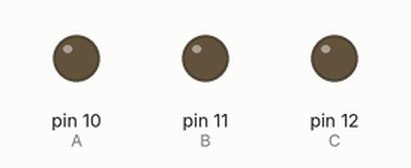
Bench run of a sketch on a simulated Arduino Uno, built with avr-gcc and run on an emulated ATmega328P. Shown: output pins drawn as LEDs (lit = HIGH).

Above: at 0.2 s.
At 1.2 s:
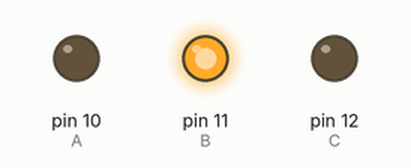
At 1.7 s:
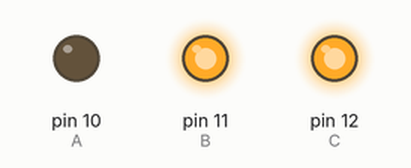
At 2.2 s:
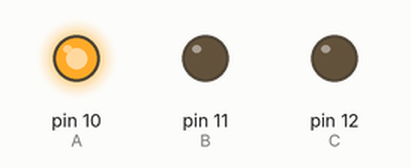
At 3.2 s:
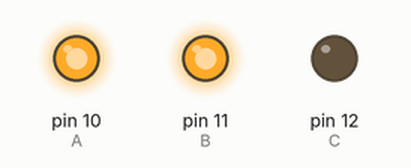
At 4.7 s:
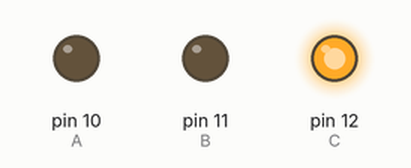
Timing chart, 0 to 5.2 s (numbered marks = the images above):
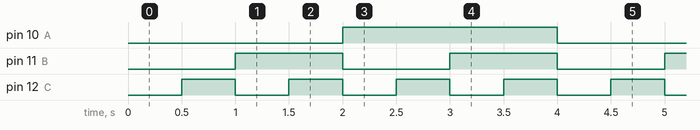

Measured:
- by itself, pin 10 (A): alternates HIGH for 2.0 s and LOW for 2.0 s
- by itself, pin 11 (B): alternates HIGH for 1.0 s and LOW for 1.0 s
- by itself, pin 12 (C): alternates HIGH for 0.50 s and LOW for 0.50 s

The sketch:

Blink.ino
```cpp
int A = 10;
int B = 11;
int C = 12;

/* este es un codigo para
hacer un contador de 0 a 7 en Binario
    */


void setup() {

  pinMode(A, OUTPUT);
  pinMode(B, OUTPUT);
  pinMode(C, OUTPUT);

}

void loop() {
  digitalWrite(A,LOW); //Haciendo el Numero 0
  digitalWrite(B,LOW);
  digitalWrite(C,LOW);
  delay(500);

  digitalWrite(A,LOW); //Haciendo el numero 1
  digitalWrite(B,LOW);
  digitalWrite(C,HIGH);
  delay(500);

  digitalWrite(A,LOW); //Haciendo el numero 2
  digitalWrite(B,HIGH);
  digitalWrite(C,LOW);
  delay(500);

  digitalWrite(A,LOW); //Haciendo el numero 3
  digitalWrite(B,HIGH);
  digitalWrite(C,HIGH);
  delay(500);

  digitalWrite(A,HIGH); //Haciendo el numero 4
  digitalWrite(B,LOW);
  digitalWrite(C,LOW);
  delay(500);

  digitalWrite(A,HIGH); //Haciendo el numero 5
  digitalWrite(B,LOW);
  digitalWrite(C,HIGH);
  delay(500);

  digitalWrite(A,HIGH); //Haciendo el numero 6
  digitalWrite(B,HIGH);
  digitalWrite(C,LOW);
  delay(500);

  digitalWrite(A,HIGH); //Haciendo el numero 7
  digitalWrite(B,HIGH);
  digitalWrite(C,HIGH);
  delay(500);

}
```
